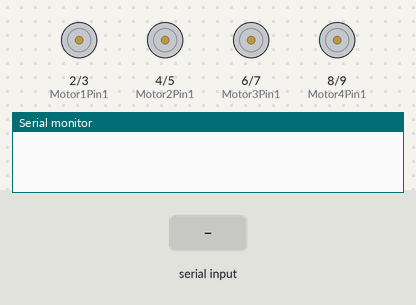
Simulated run of this sketch. Board: Arduino Uno, built with avr-gcc and run on an emulated ATmega328P. Parts: motor-driver pin pairs drawn as motors (green arrow = first pin HIGH = forward, orange = second pin HIGH = backward, longer = more drive), the last lines printed to the serial monitor. Inputs (shaded band) come from the test bench.

Above: at 1.2 s.
1.3 s: "F" received over Serial
At 2.3 s:
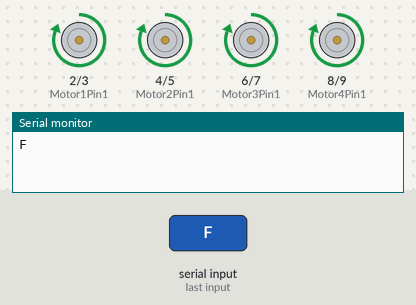
2.8 s: "B" received over Serial
At 4.0 s:
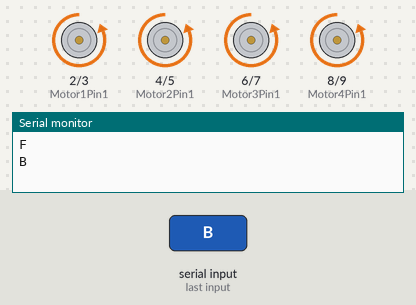
4.3 s: "L" received over Serial
At 5.2 s:
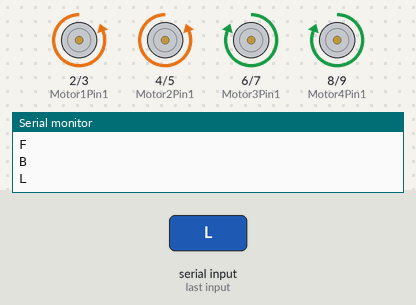
Timing chart, 0 to 7.3 s (numbered marks = the images above; inputs shaded):
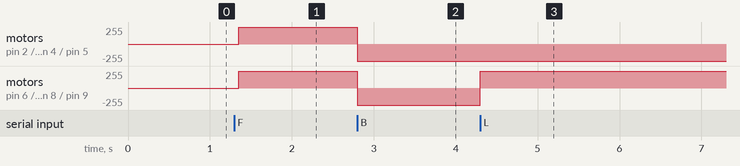

Measured:
- after the input at 1.3 s, motor on pin 2 (Motor1Pin1) / pin 3 (Motor1Pin2), motor on pin 4 (Motor2Pin1) / pin 5 (Motor2Pin2), motor on pin 6 (Motor3Pin1) / pin 7 (Motor3Pin2), motor on pin 8 (Motor4Pin1) / pin 9 (Motor4Pin2): stopped → forward 255/255 after 0.05 s
- after the input at 2.8 s, motor on pin 2 (Motor1Pin1) / pin 3 (Motor1Pin2), motor on pin 4 (Motor2Pin1) / pin 5 (Motor2Pin2), motor on pin 6 (Motor3Pin1) / pin 7 (Motor3Pin2), motor on pin 8 (Motor4Pin1) / pin 9 (Motor4Pin2): forward 255/255 → backward 255/255 at once
- after the input at 4.3 s, motor on pin 6 (Motor3Pin1) / pin 7 (Motor3Pin2), motor on pin 8 (Motor4Pin1) / pin 9 (Motor4Pin2): backward 255/255 → forward 255/255 at once

The sketch:

4WD_Bluetooth.ino
```cpp
const int Motor1Pin1 = 2; //заден ляв
const int Motor1Pin2 = 3; //заден ляв
const int Motor2Pin1 = 4; //преден ляв
const int Motor2Pin2 = 5; //преден ляв
const int Motor3Pin1 = 6; //заден десен
const int Motor3Pin2 = 7; //заден десен
const int Motor4Pin1 = 8; //преден десен
const int Motor4Pin2 = 9; //преден десен

void setup()
{
  Serial.begin(9600);
  pinMode(Motor1Pin1, OUTPUT);
  pinMode(Motor1Pin2, OUTPUT);
  pinMode(Motor2Pin1, OUTPUT);
  pinMode(Motor2Pin2, OUTPUT);
  pinMode(Motor3Pin1, OUTPUT);
  pinMode(Motor3Pin2, OUTPUT);
  pinMode(Motor4Pin1, OUTPUT);
  pinMode(Motor4Pin2, OUTPUT);
}


void loop()
{
  if(Serial.available()>0)//Checking is Serial data available
  {
    char input = Serial.read();
    Serial.println(input);
    switch(input)
    {
     case 'F' : moveForward();
     break;
     case 'B' : moveBackward();
     break;
     case 'L' : moveLeft();
     break;
     case 'R' : moveRight();
     break;
     case 'S' : Stop();
     break;
     default : break;
    }
  }

  delay(50);
}

void moveBackward(){
  digitalWrite(Motor1Pin1, LOW);
  digitalWrite(Motor1Pin2, HIGH);
  digitalWrite(Motor2Pin1, LOW);
  digitalWrite(Motor2Pin2, HIGH);
  digitalWrite(Motor3Pin1, LOW);
  digitalWrite(Motor3Pin2, HIGH);
  digitalWrite(Motor4Pin1, LOW);
  digitalWrite(Motor4Pin2, HIGH);
}

void moveForward(){
  digitalWrite(Motor1Pin1, HIGH);
  digitalWrite(Motor1Pin2, LOW);
  digitalWrite(Motor2Pin1, HIGH);
  digitalWrite(Motor2Pin2, LOW);
  digitalWrite(Motor3Pin1, HIGH);
  digitalWrite(Motor3Pin2, LOW);
  digitalWrite(Motor4Pin1, HIGH);
  digitalWrite(Motor4Pin2, LOW);
}

void moveRight(){
  digitalWrite(Motor1Pin1, HIGH);
  digitalWrite(Motor1Pin2, LOW);
  digitalWrite(Motor2Pin1, HIGH);
  digitalWrite(Motor2Pin2, LOW);
}

void moveLeft(){
  digitalWrite(Motor3Pin1, HIGH);
  digitalWrite(Motor3Pin2, LOW);
  digitalWrite(Motor4Pin1, HIGH);
  digitalWrite(Motor4Pin2, LOW);

}

void Stop()
{
  Serial.println("Stop");
  digitalWrite(Motor1Pin1,LOW);
  digitalWrite(Motor1Pin2,LOW);
  digitalWrite(Motor2Pin1,LOW);
  digitalWrite(Motor2Pin2,LOW);
  digitalWrite(Motor3Pin1,LOW);
  digitalWrite(Motor3Pin2,LOW);
  digitalWrite(Motor4Pin1,LOW);
  digitalWrite(Motor4Pin2,LOW);
}
```
